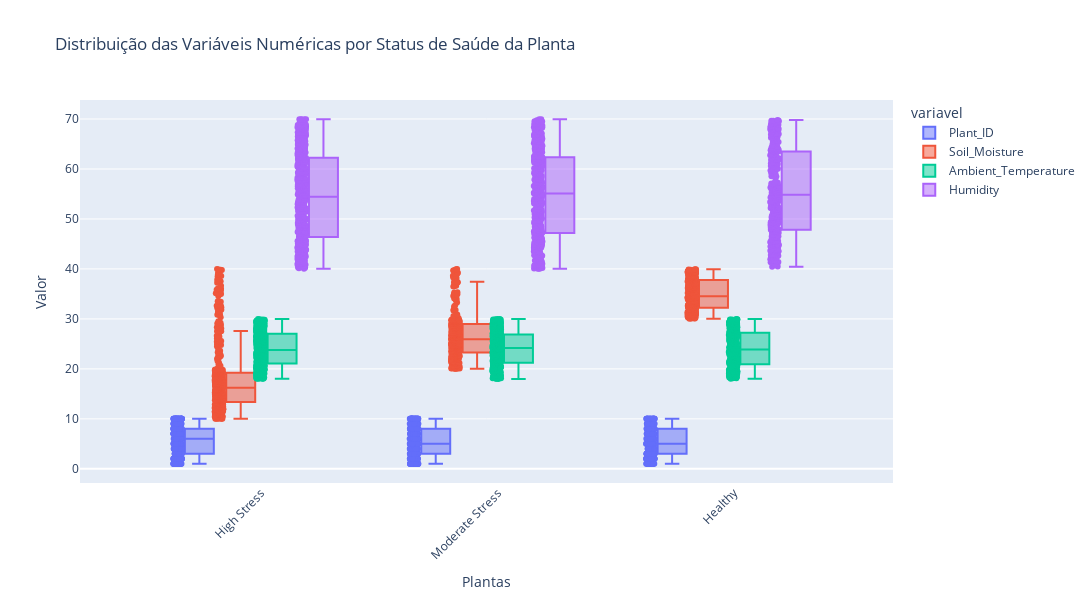

The notebook cell this image was saved under:
### Code cell
df_long = df.melt(id_vars=boxplot_target, 
                  value_vars=boxplot_numerical,
                  var_name=boxplot_var_legend, 
                  value_name=boxplot_value_legend)


fig = px.box(df_long, 
             x=boxplot_target, 
             y=boxplot_value_legend, color=boxplot_var_legend, points='all', title=boxplot_title)

fig.update_layout(
    xaxis_title=boxplot_xaxis_title,
    yaxis_title=boxplot_yaxis_title,
    boxmode=boxplot_boxmode,  
    xaxis_tickangle=-45,
    legend_title=boxplot_var_legend,
    height=boxplot_height,
    width=boxplot_widht
)

### Figure 1 — Plotly figure (JSON) as saved in the notebook; plotly's stock layout.template omitted (floating-point values rounded to 4 significant figures; data arrays with more than 128 entries replaced by an {"elided": "..."} marker saying what was removed)
{"data": [{"alignmentgroup": "True", "boxpoints": "all", "hovertemplate": "variavel=Plant_ID<br>Plant_Health_Status=%{x}<br>valor=%{y}<extra></extra>", "legendgroup": "Plant_ID", "marker": {"color": "#636efa"}, "name": "Plant_ID", "notched": false, "offsetgroup": "Plant_ID", "orientation": "v", "showlegend": true, "x": {"elided": "1200 str values"}, "x0": " ", "xaxis": "x", "y": {"elided": "1200 float values"}, "y0": " ", "yaxis": "y", "type": "box"}, {"alignmentgroup": "True", "boxpoints": "all", "hovertemplate": "variavel=Soil_Moisture<br>Plant_Health_Status=%{x}<br>valor=%{y}<extra></extra>", "legendgroup": "Soil_Moisture", "marker": {"color": "#EF553B"}, "name": "Soil_Moisture", "notched": false, "offsetgroup": "Soil_Moisture", "orientation": "v", "showlegend": true, "x": {"elided": "1200 str values"}, "x0": " ", "xaxis": "x", "y": {"elided": "1200 float values"}, "y0": " ", "yaxis": "y", "type": "box"}, {"alignmentgroup": "True", "boxpoints": "all", "hovertemplate": "variavel=Ambient_Temperature<br>Plant_Health_Status=%{x}<br>valor=%{y}<extra></extra>", "legendgroup": "Ambient_Temperature", "marker": {"color": "#00cc96"}, "name": "Ambient_Temperature", "notched": false, "offsetgroup": "Ambient_Temperature", "orientation": "v", "showlegend": true, "x": {"elided": "1200 str values"}, "x0": " ", "xaxis": "x", "y": {"elided": "1200 float values"}, "y0": " ", "yaxis": "y", "type": "box"}, {"alignmentgroup": "True", "boxpoints": "all", "hovertemplate": "variavel=Humidity<br>Plant_Health_Status=%{x}<br>valor=%{y}<extra></extra>", "legendgroup": "Humidity", "marker": {"color": "#ab63fa"}, "name": "Humidity", "notched": false, "offsetgroup": "Humidity", "orientation": "v", "showlegend": true, "x": {"elided": "1200 str values"}, "x0": " ", "xaxis": "x", "y": {"elided": "1200 float values"}, "y0": " ", "yaxis": "y", "type": "box"}], "layout": {"xaxis": {"anchor": "y", "domain": [0.0, 1.0], "title": {"text": "Plantas"}, "tickangle": -45}, "yaxis": {"anchor": "x", "domain": [0.0, 1.0], "title": {"text": "Valor"}}, "legend": {"title": {"text": "variavel"}, "tracegroupgap": 0}, "title": {"text": "Distribuição das Variáveis Numéricas por Status de Saúde da Planta"}, "boxmode": "group", "height": 600, "width": 1200}}
